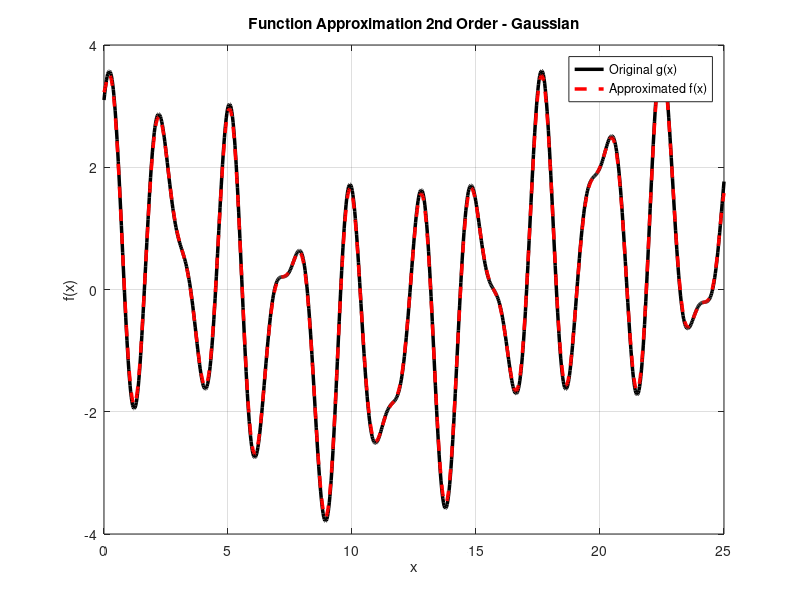

Reproduce this figure in MATLAB.
% Implementation of Fuzzy System
% Gaussian Membership Functions
% Second Order

% Clear workspace
clear; close all; clc;

% Define the range for x
x = 0:0.05:25;  % Fine sampling for better precision

% Define the original function g(x)
g = 2 * cos(2.5 * x) + sin(4 * x) + 1.1 * cos(0.3 * x);

% Compute the first derivative dg/dx
dg_dx = -5 * sin(2.5 * x) + 4 * cos(4 * x) - 0.33 * sin(0.3 * x);

% Compute the second derivative d^2g/dx^2
d2g_dx2 = -12.5 * cos(2.5 * x) - 16 * sin(4 * x) - 0.099 * cos(0.3 * x);

% Find the maximum value of d^2g/dx^2
[max_d2g_dx2, idx] = max(abs(d2g_dx2));
max_x = x(idx);  % x-value at which the maximum occurs

% Define epsilon
epsilon = 0.02;

% Calculate h using the second-order approximation formula
h = sqrt((8 * epsilon) / max_d2g_dx2);

% Calculate the number of membership functions
num_mf = ceil((25 - 0) / h)+1;  % Use ceil to ensure an integer number

% Display the results
disp(['Maximum value of d^2g/dx^2: ', num2str(max_d2g_dx2)]);
disp(['Calculated h: ', num2str(h)]);
disp(['Number of Membership Functions: ', num2str(num_mf)]);

% Define the centers of the Gaussian membership functions
e = linspace(0, 25, num_mf);  % Centers
sigma = h;  % Spread of each Gaussian (proportional to h)

% Define the Gaussian membership functions
x_fine = linspace(0, 25, 1000);  % Fine grid for plotting
mf_values = zeros(num_mf, length(x_fine));  % Store values of each MF

for i = 1:num_mf
    % Calculate Gaussian membership values
    mf_values(i, :) = exp(-((x_fine - e(i)).^2) / (2 * sigma^2));
end

% Define the output centers for each Gaussian membership function
y_hat = 2 * cos(2.5 * e) + sin(4 * e) + 1.1 * cos(0.3 * e);  % Output centers (y_hat_j)

% Apply the approximation formula
numerator = zeros(1, length(x_fine));
denominator = zeros(1, length(x_fine));

for i = 1:num_mf
    numerator = numerator + y_hat(i) * mf_values(i, :);
    denominator = denominator + mf_values(i, :);
end

% Avoid division by zero
denominator(denominator == 0) = eps;

% Calculate f(x)
f_approx = numerator ./ denominator;

% % Plot the Gaussian membership functions
% figure;
% hold on;
% for i = 1:num_mf
%     plot(x_fine, mf_values(i, :), 'LineWidth', 1.5, 'DisplayName', ['MF ', num2str(i)]);
% end
% title('Gaussian Membership Functions with Second-Order Approximation');
% xlabel('x');
% ylabel('Membership Degree');
% legend('show');
% grid on;

% Plot the results
figure;
plot(x_fine, 2 * cos(2.5 * x_fine) + sin(4 * x_fine) + 1.1 * cos(0.3 * x_fine), 'k-', 'LineWidth', 2.5, 'DisplayName', 'Original g(x)');
hold on;
plot(x_fine, f_approx, 'r--', 'LineWidth', 2.5, 'DisplayName', 'Approximated f(x)');
title('Function Approximation 2nd Order - Gaussian');
xlabel('x');
ylabel('f(x)');
legend('show');
grid on;

% Display approximation quality
mse = mean((f_approx - (2 * cos(2.5 * x_fine) + sin(4 * x_fine) + 1.1 * cos(0.3 * x_fine))).^2);
disp(['Mean Squared Error (MSE): ', num2str(mse)]);

% Display Max Error
err = max(abs(f_approx - (2 * cos(2.5 * x_fine) + sin(4 * x_fine) + 1.1 * cos(0.3 * x_fine))));
disp(['Max Error: ', num2str(err)]);
